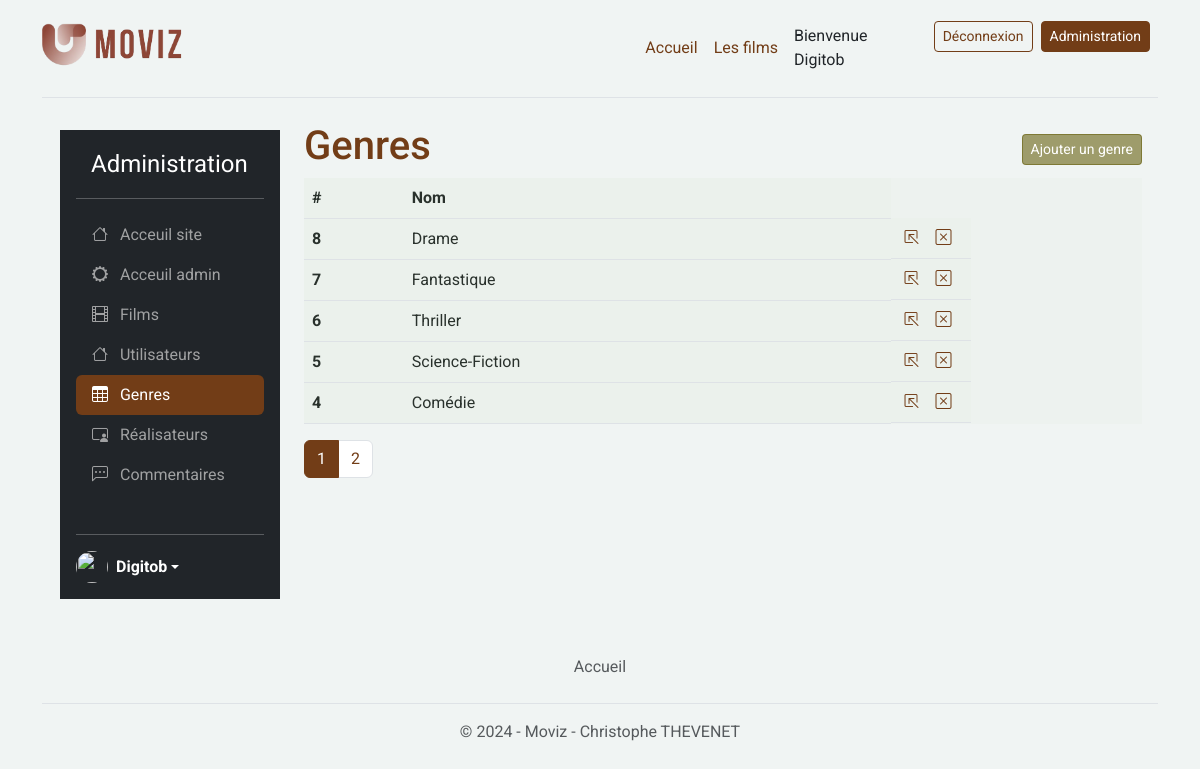
Screenshot of /index.php?controller=admin&action=genres (signed in) with the database file from the repository.
### tables this page shows
CREATE TABLE `genre` (
  `id` int(11) NOT NULL,
  `name` varchar(255) NOT NULL
);

### index.php (called while the page is built, shortened)
<?php
$controller = new Controller();
$controller->route();

### App/Security/Security.php (called while the page is built, shortened)
<?php
class Security
{
    public static function navigateTo(string $controller, string $action): string
    {
        return 'index.php?controller=' . $controller . '&action=' . $action;
    }
}

### App/Db/Mysql.php (called while the page is built, shortened)
<?php
class Mysql
{
    private $db_name;
    private $db_user;
    private $db_password;
    private $db_port;
    private $db_host;
    private $pdo = null;
    private static $_instance = null;
    private function __construct()
    {
        if (_DB_PORT_ !== null) {
            $this->db_port = _DB_PORT_;
        }
        if  (_DB_HOST_ !== null) {
            $this->db_host = _DB_HOST_;
        }
    }
    public static function getInstance():self
    {
        if (is_null(self::$_instance)) {
            self::$_instance = new Mysql();
        }
        return self::$_instance;
    }
    public function getPDO():\PDO
    {
        if (is_null($this->pdo)) {
            $this->pdo = new \PDO('mysql:dbname=' . $this->db_name . ';charset=utf8;host=' . $this->db_host.':'.$this->db_port, $this->db_user, $this->db_password);
        }
        return $this->pdo;
    }
}

### App/Repository/Repository.php (called while the page is built, shortened)
<?php
class Repository
{
    public function __construct()
    {
        $mysql = Mysql::getInstance();
        $this->pdo = $mysql->getPDO();
    }
}

### App/Repository/GenreRepository.php (called while the page is built, shortened)
<?php
class GenreRepository extends Repository
{
    public function findAll(int $limit = null, int $page = null): array|bool
    {
        $sql = "SELECT * FROM genre ORDER BY genre.id DESC";
        if ($limit && $page) {
            $sql .= " LIMIT :offest, :limit";
        }
        $query = $this->pdo->prepare($sql);
        if ($limit) {
            $query->bindValue(":limit", $limit, PDO::PARAM_INT);
        }
        if ($page) {
            $offset = ($page - 1) * $limit;
            $query->bindValue(":offest", $offset, PDO::PARAM_INT);
        }
        $query->execute();
        $genres = $query->fetchAll($this->pdo::FETCH_ASSOC);
        $genresArray = [];
        if ($genres) {
            foreach ($genres as $genre) {
                $genresArray[] = Genre::createAndHydrate($genre);
            }
            return $genresArray;
        } else {
            return false;
        }
    }
    public function getTotalGenre(): int|bool
    {
        $query = $this->pdo->prepare("SELECT COUNT(*) as total FROM genre");
        $query->execute();
        $result = $query->fetch(PDO::FETCH_ASSOC);
        return $result['total'];
    }
}

### App/Entity/Entity.php (called while the page is built, shortened)
<?php
class Entity
{
    public static function createAndHydrate(array $data): static
    {
        $entity = new static();
        $entity->hydrate($data);
        return $entity;
    }
    public function hydrate(array $data)
    {
        if (count($data) > 0) {
            foreach ($data as $key => $value) {
                $methodName = 'set' . StringTools::toPascalCase($key);
            }
        }
    }
}

### App/Tools/StringTools.php (called while the page is built, shortened)
<?php
class StringTools
{
    public static function toCamelCase(string $value, $pascalCase = false): string
    {
        $value = ucwords(str_replace(array('-', '_'), ' ', $value));
        $value = str_replace(' ', '', $value);
        if ($pascalCase === false) {
            return lcfirst($value);
        } else {
            return $value;
        }
    }
    public static function toPascalCase(string $value): string
    {
        return self::toCamelCase($value, true);
    }
}

### App/Entity/Genre.php (called while the page is built, shortened)
<?php
class Genre extends Entity
{
    protected ?int $id = null;
    protected ?string $name = '';
    public function getId(): ?int
    {
        return $this->id;
    }
    public function setId(?int $id): self
    {
        $this->id = $id;
        return $this;
    }
    public function getName(): ?string
    {
        return $this->name;
    }
    public function setName(?string $name): self
    {
        $this->name = $name;
        return $this;
    }
}

### templates/admin/genres-list.php (the view, shortened to what this page needs)
<?php
require_once dirname(__DIR__) . "/header.php";
if (isset($_GET["pages"])) {
    $pages = (int)$_GET["pages"];
} else {
    $pages = 1;
}
$genreRepository = new GenreRepository();
$totalGenres = $genreRepository->getTotalGenre();
$totalPages = ceil($totalGenres / _ADMIN_ITEM_PER_PAGE_);
?>
<section class="w-100 mx-3">
    <div class="admin-title-button">
        <h1>Genres</h1>
        <a href="<?= Security::navigateTo('admin', 'genre') ?>">
            <button type="button" class="btn btn-secondary btn-sm">Ajouter un genre</button>
        </a>
    </div>
    <table class="table">
        <thead>
            <tr>
                <th scope="col">#</th>
                <th scope="col">Nom</th>
            </tr>
        </thead>
        <tbody>
            <?php foreach ($genres as $genre) {
                 ?>
                <tr>
                    <th scope="row"><?= $genre->getId() ?></th>
                    <td><?= $genre->getName() ?></td>
                    <td class="logo-article">
                        <a href="<?= Security::navigateTo('admin', 'genre') ?><?= $genre->getId() ? '&id=' . $genre->getId() : '' ?>" class="nav-link" aria-current="page">
                            <i class="bi bi-box-arrow-in-up-left me-2"></i>
                        </a>
                        <a href="<?= Security::navigateTo('admin', 'genre-delete') ?><?= $genre->getId() ? '&id=' . $genre->getId() : '' ?>" class="nav-link" aria-current="page" onclick="return confirm('Êtes-vous sûr de vouloir supprimer cet article ?')">
                            <i class=" bi bi-x-square me-2"></i>
                        </a>
                    </td>
                </tr>
            <?php } ?>
        </tbody>
    </table>
    <?php if ($totalPages > 1) { ?>
        <nav aria-label="Page navigation example">
            <ul class="pagination">
                <?php for ($i = 1; $i <= $totalPages; $i++) { ?>
                    <li class="page-item <?= ($i === $pages) ? "active" : '' ?>">
                        <a class="page-link" href="?controller=admin&action=genres&pages=<?= $i; ?>"><?= $i ?></a>
                    </li>
                <?php } ?>
            </ul>
        </nav>
    <?php } ?>
</section>
<?php
require_once dirname(__DIR__) . "/footer.php";
?>

### assets/css/custom.css (style rules this page uses)
* { margin: 0; padding: 0; font-family: 'Roboto', sans-serif; }
body { min-height: 100vh; background-color: rgba(230, 237, 235, 0.564); display: flex; justify-content: flex-start; flex-direction: column; align-items: center; }
.admin-title-button { display: flex; justify-content: space-between; align-items: center; }
section { height: auto; }

### rows the page displays
genre: id "8", name "Drame"
genre: id "7", name "Fantastique"
genre: id "6", name "Thriller"
genre: id "5", name "Science-Fiction"
genre: id "4", name "Comédie"

### other values shown
$userNickname "Digitob"
